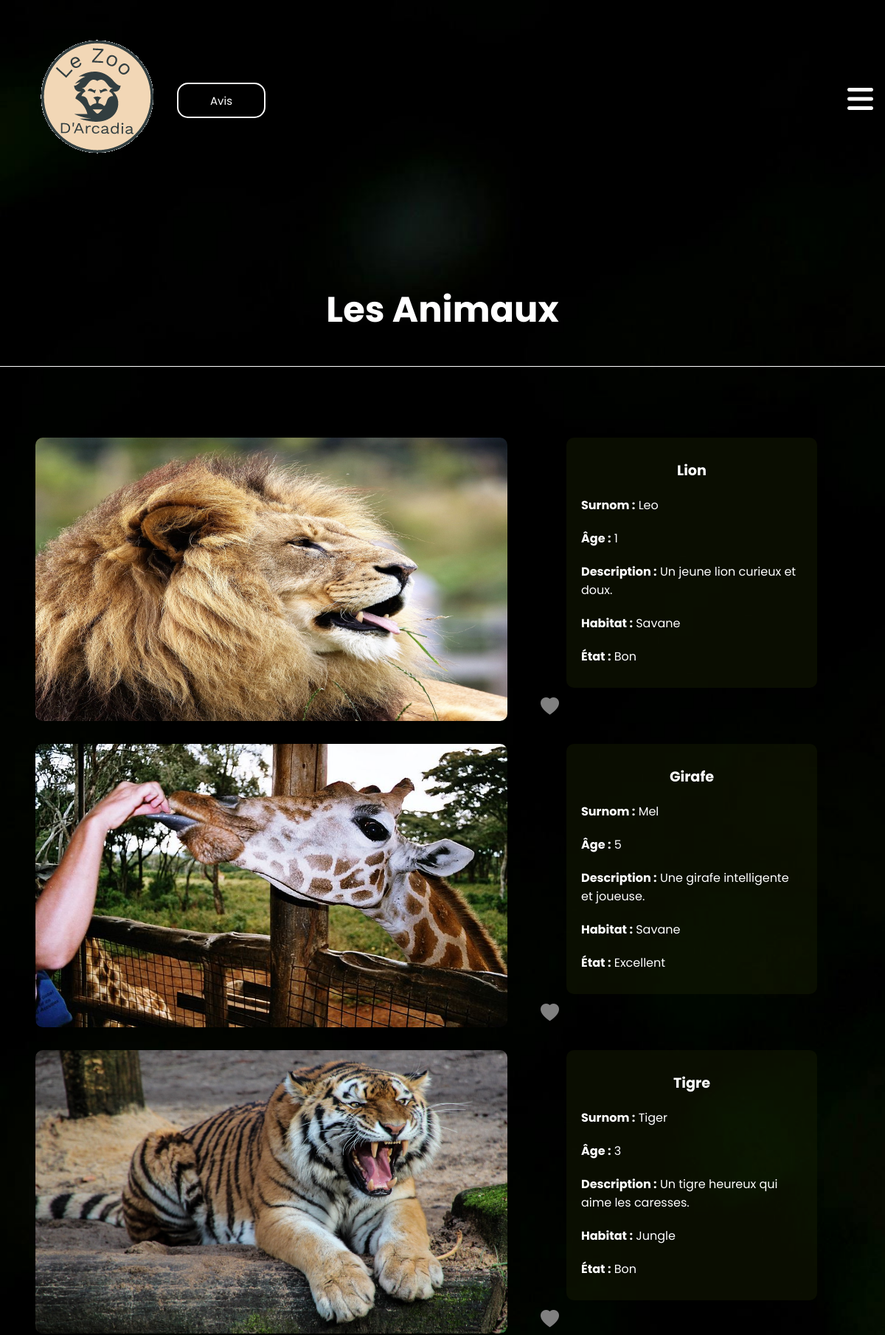
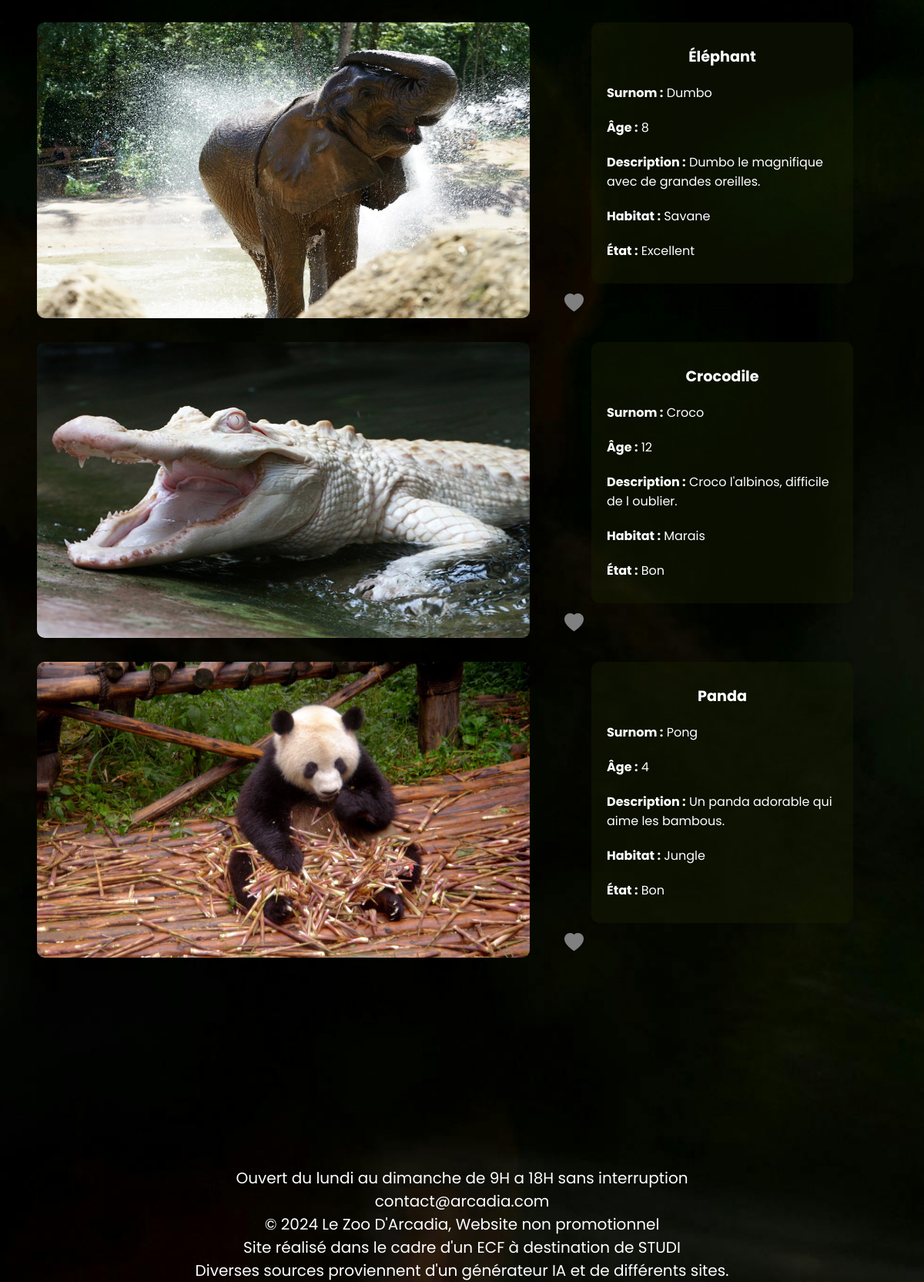
/PHP/animaux.php, run on the app's committed database (2 pictures, top to bottom).
### tables this page shows
CREATE TABLE `animal` (
  `id_animal` int(11) NOT NULL,
  `surnom` varchar(50) DEFAULT NULL,
  `espece` varchar(50) DEFAULT NULL,
  `age` int(11) DEFAULT NULL,
  `etat_sante` varchar(100) DEFAULT NULL,
  `description` text DEFAULT NULL,
  `id_habitat` int(11) DEFAULT NULL,
  `sexe` enum('M','F') DEFAULT NULL,
  `race` varchar(50) DEFAULT NULL,
  `poids` decimal(5,2) DEFAULT NULL,
  `date_naissance` date DEFAULT NULL,
  `type_alimentation` varchar(50) DEFAULT NULL
);

CREATE TABLE `parc` (
  `id_parc` int(11) NOT NULL,
  `id_animal` int(11) NOT NULL,
  `image_animal` varchar(255) NOT NULL,
  `id_view` int(11) NOT NULL DEFAULT 0
);

CREATE TABLE `habitat` (
  `id_habitat` int(11) NOT NULL,
  `nom` varchar(50) DEFAULT NULL,
  `description` text DEFAULT NULL,
  `image_habitat` varchar(255) DEFAULT NULL
);

### PHP/animaux.php (the view, shortened to what this page needs)
<?php
try {
    $conn = new PDO("mysql:host=localhost;dbname=ecf", "root", "");
    $conn->setAttribute(PDO::ATTR_ERRMODE, PDO::ERRMODE_EXCEPTION);
    function fetchDataAndMap($conn, $table, $idColumn, $ids) {
        $inQuery = implode(',', array_fill(0, count($ids), '?'));
        $sql = "SELECT * FROM $table WHERE $idColumn IN ($inQuery)";
        $stmt = $conn->prepare($sql);
        $stmt->execute($ids);
        $data = $stmt->fetchAll(PDO::FETCH_ASSOC);
        $dataMap = [];
        foreach ($data as $row) {
            $dataMap[$row[$idColumn]] = $row;
        }
        return $dataMap;
    }
    $animalIds = [1, 2, 3, 4, 5, 6];
    $animalMap = fetchDataAndMap($conn, 'animal', 'id_animal', $animalIds);
    $habitatIds = [1, 2, 3];
    $habitatMap = fetchDataAndMap($conn, 'habitat', 'id_habitat', $habitatIds);
    $parcIds = [1, 2, 3, 4, 5, 6];
    $parcMap = fetchDataAndMap($conn, 'parc', 'id_parc', $parcIds);
    $infos = [
        ['id_animal' => 1, 'id_parc' => 1, 'id_habitat' => 2],
        ['id_animal' => 2, 'id_parc' => 2, 'id_habitat' => 2],
        ['id_animal' => 3, 'id_parc' => 3, 'id_habitat' => 1],
        ['id_animal' => 4, 'id_parc' => 4, 'id_habitat' => 2],
        ['id_animal' => 5, 'id_parc' => 5, 'id_habitat' => 3],
        ['id_animal' => 6, 'id_parc' => 6, 'id_habitat' => 1],
    ];
} catch (PDOException $e) {
    echo "Erreur : " . $e->getMessage();
}
?>
<!DOCTYPE html>
<html lang="fr">
<head>
    <link rel="stylesheet" href="../CSS/styles.css">
    <link rel="stylesheet" href="../CSS/dash_admin.css">
    <link rel="stylesheet" href="../CSS/historique.css">
    <link rel="stylesheet" href="https://cdn.jsdelivr.net/npm/bootstrap-icons@1.11.3/font/bootstrap-icons.min.css">
    <link rel="stylesheet" href="https://cdnjs.cloudflare.com/ajax/libs/font-awesome/6.5.2/css/all.min.css" />
    <link rel="stylesheet" href="https://cdnjs.cloudflare.com/ajax/libs/bootstrap-icons/1.7.2/font/bootstrap-icons.min.css">
</head>
<body>
    <header>
        <?php include './header.php'; ?>
        <?php include './avis.php';?>
    </header>
<main>
    <div>
        <h1>Les Animaux</h1>
    </div>
        <divider class="divider"></divider>
<div class="infos">
    <?php foreach ($infos as $assoc) : ?>
        <?php
            $animal = $animalMap[$assoc['id_animal']];
            $parc = $parcMap[$assoc['id_parc']];
            $habitat = $habitatMap[$assoc['id_habitat']];
        ?>
        <div class="info">
        <a href="?view=<?php echo htmlspecialchars($animal['id_animal']); ?>">
    <img src="<?php echo htmlspecialchars($parc['image_animal']); ?>"
        alt="<?php echo htmlspecialchars($animal['espece']); ?>">
    <i class="bi bi-heart-fill heart-icon" data-id="<?php echo htmlspecialchars($animal['id_animal']); ?>"></i>
</a>
            <div class="informations">
                <p class="title"><?php echo htmlspecialchars($animal['espece']); ?></p>
                <p><strong>Surnom :</strong> <?php echo htmlspecialchars($animal['surnom']); ?></p>
                <p><strong>Âge :</strong> <?php echo htmlspecialchars($animal['age']); ?></p>
                <p><strong>Description :</strong> <?php echo htmlspecialchars($animal['description']); ?></p>
                <p><strong>Habitat :</strong> <?php echo htmlspecialchars($habitat['nom']); ?></p>
                <p><strong>État :</strong> <?php echo htmlspecialchars($animal['etat_sante']); ?></p>
            </div>
        </div>
    <?php endforeach; ?>
</div>
</main>
<footer>
    <?php include './footer.php'; ?>
</body>
</html>

### PHP/header.php (shortened to what this page needs)
<!DOCTYPE html>
<html lang="fr">
<head>
    <link rel="stylesheet" href="../CSS/styles.css">
    <link rel="stylesheet" href="../CSS/dash_admin.css">
    <link rel="stylesheet" href="../CSS/historique.css">
    <link rel="stylesheet" href="../CSS/employes.css">
    <link rel="stylesheet" href="../CSS/veterinaires.css">
    <link rel="stylesheet" href="../CSS/ges_animaux.css">
    <link rel="stylesheet" href="https://cdn.jsdelivr.net/npm/bootstrap-icons@1.11.3/font/bootstrap-icons.min.css">
    <link rel="stylesheet" href="https://cdnjs.cloudflare.com/ajax/libs/font-awesome/6.5.2/css/all.min.css" />
    <link rel="stylesheet" href="https://cdnjs.cloudflare.com/ajax/libs/bootstrap-icons/1.7.2/font/bootstrap-icons.min.css">
</head>
<body>
    <a href="./index.php" id="logo-link">
    <img src="../ASSETS/LogoArcadia2.png" class="logo" alt="Logo du Zoo D'Arcadia" id="logo">
    </a>
        <div class="navbar">
            <div class="burger-menu-button">
                <i class="fas fa-bars"></i>
            </div>
        </div>
</body>
</html>

### PHP/avis.php (shortened to what this page needs)
<button id="open-popup-btn" class="openpopup"> Avis</button>

### PHP/footer.php (shortened to what this page needs)
<footer>
    <div class="footer">
        <p>Ouvert du lundi au dimanche de 9H a 18H  sans interruption</p>
        <p>contact@arcadia.com</p>
        <p>© 2024 Le Zoo D'Arcadia, Website non promotionnel</p>
        <p>Site réalisé dans le cadre d'un ECF à destination de STUDI</p>
        <p>Diverses sources proviennent d'un générateur IA et de différents sites.</p>
    </footer>

### CSS/styles.css (style rules this page uses)
* { margin: 0; padding: 0; font-family: 'Poppins', sans-serif; }
body { background-image: url(../ASSETS/pexels-pixabay-33045.jpg); background-size: cover; background-repeat: no-repeat; background-attachment: fixed; height: 100vh; font-family: 'Poppins', sans-serif; color: white; }
main { font-size: 1.2rem; display: contents; }
header { display: flex; align-items: center; position: relative; height: 15rem; margin-top: 1rem; padding: 0 1rem; background: rgba(1, 21, 5, 0.4); }
.divider { display: inline-block; height: 3px; background-color: white; width: 90%; margin-top: 8rem; position: relative; bottom: 2rem; left: 5%; margin-bottom: 5rem; }
h1 { color: white; margin-top: 5rem; font-size: 5rem; text-align: center; font-family: 'Poppins', sans-serif; }
.logo { margin-left: 1rem; object-fit: cover; shape-outside: margin-box; }
a { text-decoration: none; font-size: 25px; color: white; }
.navbar { width: 100%; max-width: 1200px; height: 60px; margin: 0 auto; display: flex; align-items: center; justify-content: space-between; color: white; }
.navbar .burger-menu-button { color: white; font-size: 1.5rem; cursor: pointer; display: none; }
.openpopup { position: absolute; cursor: pointer; left: 15%; border: 2px solid #fffefe; border-radius: 10px; width: 3%; color: white; background-color: black; font-size: 20px; height: 20%; }
.footer { color: rgb(255, 255, 255); text-align: center; margin-top: 15rem; clear: both; position: relative; font-size: 20px; font-family: 'Poppins', sans-serif; }
.infos { display: flex; flex-direction: column; align-items: flex-start; }
.infos .info { display: flex; align-items: flex-start; margin-bottom: 20px; }
.infos .info img { height: 24rem; width: 40rem; margin-left: 3rem; margin-right: 5rem; border-radius: 10px; }
.info .informations { display: flex; flex-direction: column; width: 30rem; padding: 20px; font-size: 19px; background-color: rgba(24, 33, 4, 0.42); border-radius: 10px; }
.info a { position: relative; display: inline-block; }
.info .informations p { margin: 10px 0; text-align: left; }
.info .informations .title { font-weight: bold; font-size: 1.2rem; text-align: center; }
.heart-icon { position: absolute; bottom: 10px; right: 10px; }
@media (max-width: 1375px) { header { background: none; } }
@media (max-width: 1375px) { .fa-solid, .fas { font-weight: 900; font-size: 2.5rem; } }
@media (max-width: 1375px) { .logo { margin-left: 1rem; object-fit: cover; shape-outside: margin-box; } }
@media (max-width: 1375px) { .openpopup { cursor: pointer; left: 15rem; top: 6rem; border: 2px solid #fffefe; border-radius: 15px; width: 10%; color: white; background-color: black; height: 20%; font-size: 15px; } }
@media (max-width: 1375px) { .navbar { width: 100%; max-width: 1200px; height: 60px; margin: 0 auto; display: flex; align-items: center; justify-content: space-between; color: white; } }
@media (max-width: 1375px) { .navbar .burger-menu-button { display: block; } }
@media (max-width: 1375px) { .divider { left: 0%; height: 1px; background-color: white; width: 100%; bottom: 1%; } }
@media (max-width: 1375px) { h1 { color: white; margin-top: 3rem; font-size: 3rem; text-align: center; font-family: 'Poppins', sans-serif; position: relative; top: 5rem; } }
@media (max-width: 1375px) { .infos { display: flex; flex-direction: column; align-items: flex-start; } }
@media (max-width: 1375px) { .infos .info { display: flex; align-items: flex-start; margin-bottom: 20px; } }
@media (max-width: 1375px) { .infos .info img { height: 24rem; width: 40rem; margin-left: 3rem; margin-right: 5rem; border-radius: 10px; } }
@media (max-width: 1375px) { .info .informations { display: flex; flex-direction: column; width: 300px; padding: 20px; font-size: 1rem; background-color: rgba(24, 33, 4, 0.42); border-radius: 10px; } }
@media (max-width: 1375px) { .info .informations p { margin: 10px 0; text-align: left; } }
@media (max-width: 1375px) { .info .informations .title { font-weight: bold; font-size: 1.2rem; text-align: center; } }
@media (max-width: 1375px) { .footer { color: rgb(255, 255, 255); text-align: center; margin-top: 15rem; clear: both; position: relative; font-size: 20px; font-family: 'Poppins', sans-serif; } }

### data on the page
animal: parc.image_animal (picture), espece "Lion", surnom "Leo", id_animal "1", description "Un jeune lion curieux et doux.", id_habitat.nom "Savane", etat_sante "Bon"
animal: parc.image_animal (picture), espece "Girafe", surnom "Mel", age "5", description "Une girafe intelligente et joueuse.", id_habitat.nom "Savane", etat_sante "Excellent"
animal: parc.image_animal (picture), espece "Tigre", surnom "Tiger", id_animal "3", description "Un tigre heureux qui aime les caresses.", id_habitat.nom "Jungle", etat_sante "Bon"
animal: parc.image_animal (picture), espece "Éléphant", surnom "Dumbo", age "8", description "Dumbo le magnifique avec de grandes oreilles.", id_habitat.nom "Savane", etat_sante "Excellent"
animal: id_animal.image_animal (picture), espece "Crocodile", surnom "Croco", age "12", description "Croco l'albinos, difficile de l oublier.", id_habitat.nom "Marais", etat_sante "Bon"
animal: id_animal.image_animal (picture), espece "Panda", surnom "Pong", age "4", description "Un panda adorable qui aime les bambous.", id_habitat.nom "Jungle", etat_sante "Bon"
